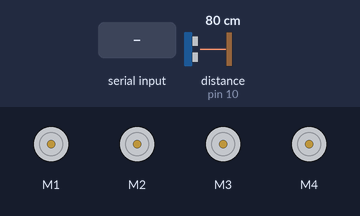
Recording of a sketch running on a simulated Arduino Uno, built with avr-gcc and run on an emulated ATmega328P. On the bench: 4 × DC motor (green arrow = forward, orange = backward, longer = faster). Wiring (inferred from the names in the program): ultrasonic range finder: trigger pin 9; echo pin 10. The test bench sets the inputs (shaded band); at power-on: distance to the obstacle (sensor on pin 10) 80 cm. The echo pulse lasts 58.3 µs per cm; what the sketch prints to the serial monitor is not drawn.

Above: at 1.2 s.
1.3 s: "W" received over Serial
At 2.5 s:
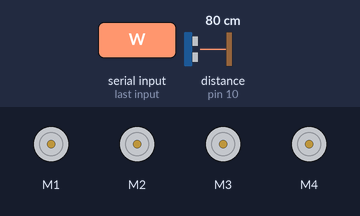
2.9 s: "S" received over Serial
At 3.5 s:
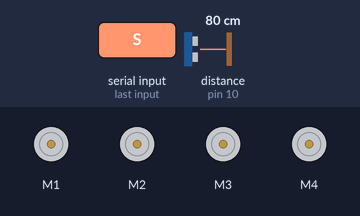
4.5 s: "A" received over Serial
At 5.7 s:
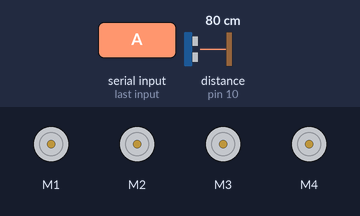
6.0 s: "D" received over Serial
At 7.1 s:
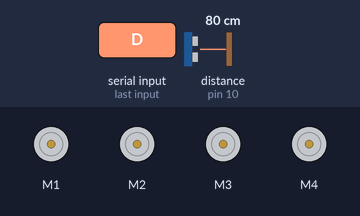
Timing chart, 0 to 8.5 s (numbered marks = the images above; inputs shaded):
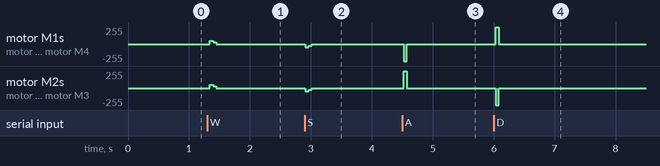

Measured:
- after the input at 1.3 s, motor M1–4: stopped → forward 50/255 at once, → forward 25/255 0.06 s later, → stopped 0.05 s later
- after the input at 2.9 s, motor M1–4: stopped → backward 50/255 at once, → backward 25/255 0.06 s later, → stopped 0.05 s later
- after the input at 4.5 s, motor M1, motor M4: stopped → backward 255/255 at once, → stopped 0.05 s later; motor M2, motor M3: stopped → forward 255/255 at once, → stopped 0.05 s later
- after the input at 6.0 s, motor M1, motor M4: stopped → forward 255/255 at once, → stopped 0.05 s later; motor M2, motor M3: stopped → backward 255/255 at once, → stopped 0.05 s later

The sketch:

MotorTest.ino
```cpp
#include <AFMotor.h>

AF_DCMotor motor1(1);
AF_DCMotor motor2(2);
AF_DCMotor motor3(3);
AF_DCMotor motor4(4);


int inertia = 50;
int echoPin = 10;
int trigPin = 9;
int myspeed = 0;

void setup() {
  Serial.begin(9600);
  //  motor1.setSpeed(speed);
  //  motor2.setSpeed(speed);
  //  motor3.setSpeed(speed);
  //  motor4.setSpeed(speed);
  pinMode(trigPin, OUTPUT);
  pinMode(echoPin, INPUT);
}

void loop() {
  int duration, cm;
  digitalWrite(trigPin, LOW);
  delayMicroseconds(2);
  digitalWrite(trigPin, HIGH);
  delayMicroseconds(10);
  digitalWrite(trigPin, LOW);
  duration = pulseIn(echoPin, HIGH);
  cm = duration / 58;
  Serial.println(cm);
  int val = Serial.read();
  switch (val) {
    case 'W': {
        if (myspeed <= 255 - inertia)
          myspeed += inertia;
        else myspeed = 255;
        motor1.setSpeed(abs(myspeed));
        motor2.setSpeed(abs(myspeed));
        motor3.setSpeed(abs(myspeed));
        motor4.setSpeed(abs(myspeed));
        if (myspeed > 0) {
          motor1.run(FORWARD);
          motor2.run(FORWARD);
          motor3.run(FORWARD);
          motor4.run(FORWARD);
        }
        else {
          motor1.run(BACKWARD);
          motor2.run(BACKWARD);
          motor3.run(BACKWARD);
          motor4.run(BACKWARD);
        }
        break;
      }
    case 'S': {
        if (myspeed >= -255 + inertia)
          myspeed -= inertia;
        else
          myspeed = -255;
        motor1.setSpeed(abs(myspeed));
        motor2.setSpeed(abs(myspeed));
        motor3.setSpeed(abs(myspeed));
        motor4.setSpeed(abs(myspeed));
        if (myspeed > 0) {
          motor1.run(FORWARD);
          motor2.run(FORWARD);
          motor3.run(FORWARD);
          motor4.run(FORWARD);
        }
        else {
          motor1.run(BACKWARD);
          motor2.run(BACKWARD);
          motor3.run(BACKWARD);
          motor4.run(BACKWARD);
        }
        break;
      }
    case 'A': {
        motor1.setSpeed(255);
        motor2.setSpeed(255);
        motor3.setSpeed(255);
        motor4.setSpeed(255);
        motor1.run(BACKWARD);
        motor2.run(FORWARD);
        motor3.run(FORWARD);
        motor4.run(BACKWARD);
        break;
      }
    case 'D': {
        motor1.setSpeed(255);
        motor2.setSpeed(255);
        motor3.setSpeed(255);
        motor4.setSpeed(255);
        motor1.run(FORWARD);
        motor2.run(BACKWARD);
        motor3.run(BACKWARD);
        motor4.run(FORWARD);
        break;
      }
    default: {
        if (abs(myspeed) >= inertia)
          myspeed -= myspeed / abs(myspeed) * inertia / 2;
        else
          myspeed = 0;
        motor1.setSpeed(abs(myspeed));
        motor2.setSpeed(abs(myspeed));
        motor3.setSpeed(abs(myspeed));
        motor4.setSpeed(abs(myspeed));
        if (myspeed > 0) {
          motor1.run(FORWARD);
          motor2.run(FORWARD);
          motor3.run(FORWARD);
          motor4.run(FORWARD);
        }
        else {
          motor1.run(BACKWARD);
          motor2.run(BACKWARD);
          motor3.run(BACKWARD);
          motor4.run(BACKWARD);
        }
        break;
      }
  }
  delay (50);
  motor1.run(RELEASE);
  motor2.run(RELEASE);
  motor3.run(RELEASE);
  motor4.run(RELEASE);
}
```
